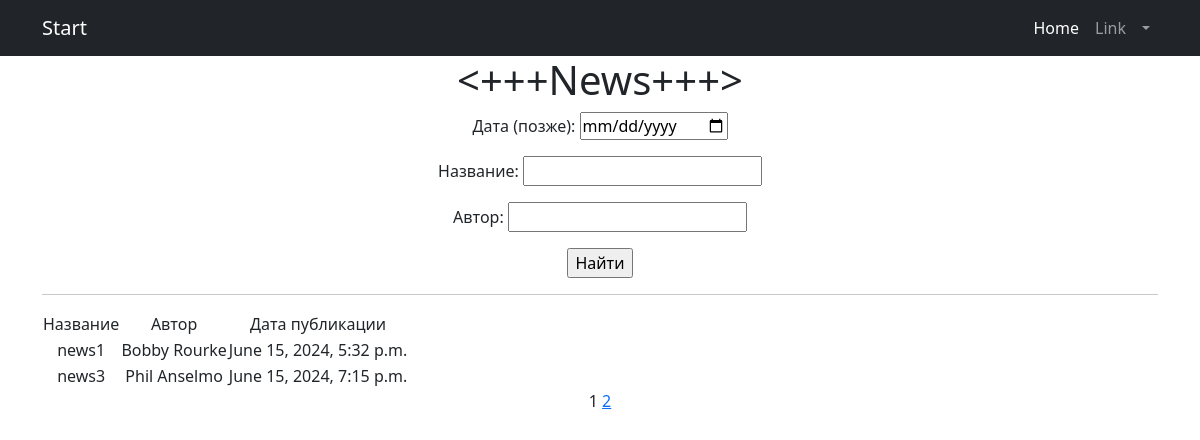
The page /news_search/ on the database as committed earlier.
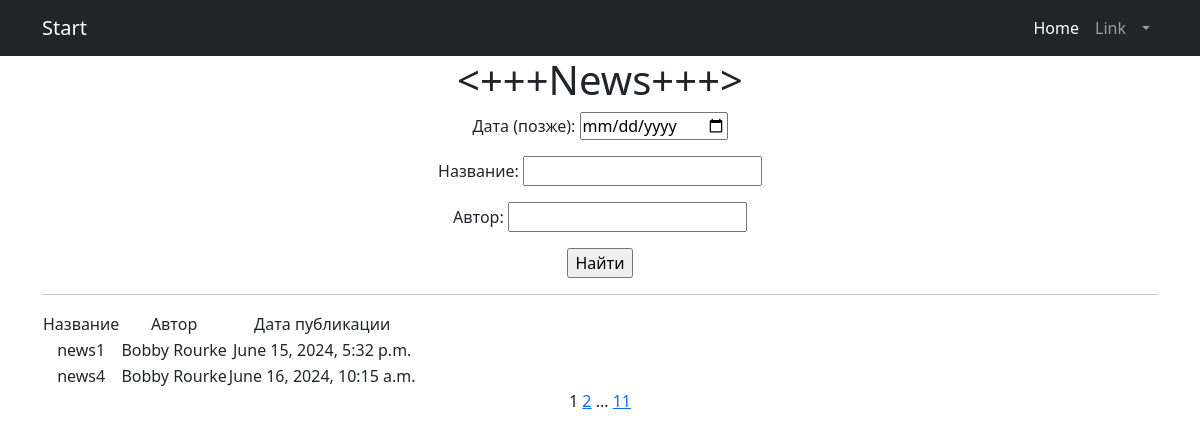
The same page on the database as committed later.
### news/models.py (models this page shows, shortened)
class Post(models.Model):
    author = models.ForeignKey('Author', on_delete=models.CASCADE, blank=True)
    POST_TYPES = (
        ('article', 'Article'),
        ('news', 'News'),
    )
    post_type = models.CharField(max_length=10, choices=POST_TYPES)
    created_at = models.DateTimeField(auto_now_add=True)
    categories = models.ManyToManyField('Category', through='PostCategory')
    title = models.CharField(max_length=255)
    content = models.TextField()
    rating = models.IntegerField(default=0)
    authorname = models.CharField(max_length=255,)

### news/views.py (the view)
# urls.py: path('news_search/', views.PostsListView.as_view(), name='news_search'),
class PostsListView(ListView):
    model = Post
    ordering = 'authorname', 'created_at'
    template_name = 'news_search.html'
    context_object_name = 'posts'
    paginate_by = 2
    def get_queryset(self):
        queryset = super().get_queryset()
        self.filterset = PostFilter(self.request.GET, queryset)
        if self.filterset.is_bound and self.filterset.is_valid():
            queryset = self.filterset.qs
        return queryset
    def get_context_data(self, **kwargs):
        context = super().get_context_data(**kwargs)
        context['filterset'] = self.filterset
        return context

### news/templates/news_search.html (shortened to what this page needs)
{% extends 'flatpages/default.html' %}
{% load censor %}
{% load custom_tags %}
{% block content %}
<h1><+++News+++></h1>
<form action="" method="get">
       {{ filterset.form.as_p }}
       <input type="submit" value="Найти" />
</form>
   <hr>
   {% if posts %}
       <table>
           <tr>
               <td>Название</td>
               <td>Автор</td>
               <td>Дата публикации</td>
           </tr>
           {% for  post in posts %}
           <tr>
               <td>{{ post.title }}</td>
               <td>{{ post.authorname }}</td>
               <td>{{ post.created_at }}</td>
           </tr>
           {% endfor %}
       </table>
   {% else %}
       <h2>Новостей нет!</h2>
   {% endif %}
   {{ page_obj.number }}
   {% if page_obj.has_next %}
       <a href="?page={{ page_obj.next_page_number }}">{{ page_obj.next_page_number }}</a>
       {% if paginator.num_pages != page_obj.next_page_number %}
           ...
           <a href="?page={{ page_obj.paginator.num_pages }}">{{ page_obj.paginator.num_pages }}</a>
       {% endif %}
   {% endif %}
{% endblock content %}

### news/templates/flatpages/default.html (shortened to what this page needs)
<!DOCTYPE html>
<html lang="en">
<head>
    {% load static %}
    <link href="{% static 'css/styles.css' %}" rel="stylesheet"/>
</head>
<body>
<nav class="navbar navbar-expand-lg navbar-dark bg-dark">
    <div class="container">
        <a class="navbar-brand" href="#">Start{{ flatpage.title }}</a>
        <div class="collapse navbar-collapse" id="navbarSupportedContent">
            <ul class="navbar-nav ms-auto mb-2 mb-lg-0">
                <li class="nav-item"><a class="nav-link active" aria-current="page" href="#">Home</a></li>
                <li class="nav-item"><a class="nav-link" href="#">Link</a></li>
                <li class="nav-item dropdown">
                    <a class="nav-link dropdown-toggle" id="navbarDropdown" href="#" role="button"
                       data-bs-toggle="dropdown" aria-expanded="false">{{ flatpage.title }}</a>
                </li>
            </ul>
        </div>
    </div>
</nav>
<div class="container">
    <div class="row">
        <div class="col-lg-12 text-center">
            {% block content %}{% endblock content %}
        </div>
    </div>
</div>
</body>
</html>

Rows that differ between the two databases and show on the page:
no longer on this page (row unchanged): Post: title "news3", authorname "Phil Anselmo", created_at "June 15, 2024, 7:15 p.m."
added Post: title "news4", authorname "Bobby Rourke", created_at "June 16, 2024, 10:15 a.m."
Other text that changed with them:
{{ page_obj.paginator.num_pages }}: (not shown) → "11"
